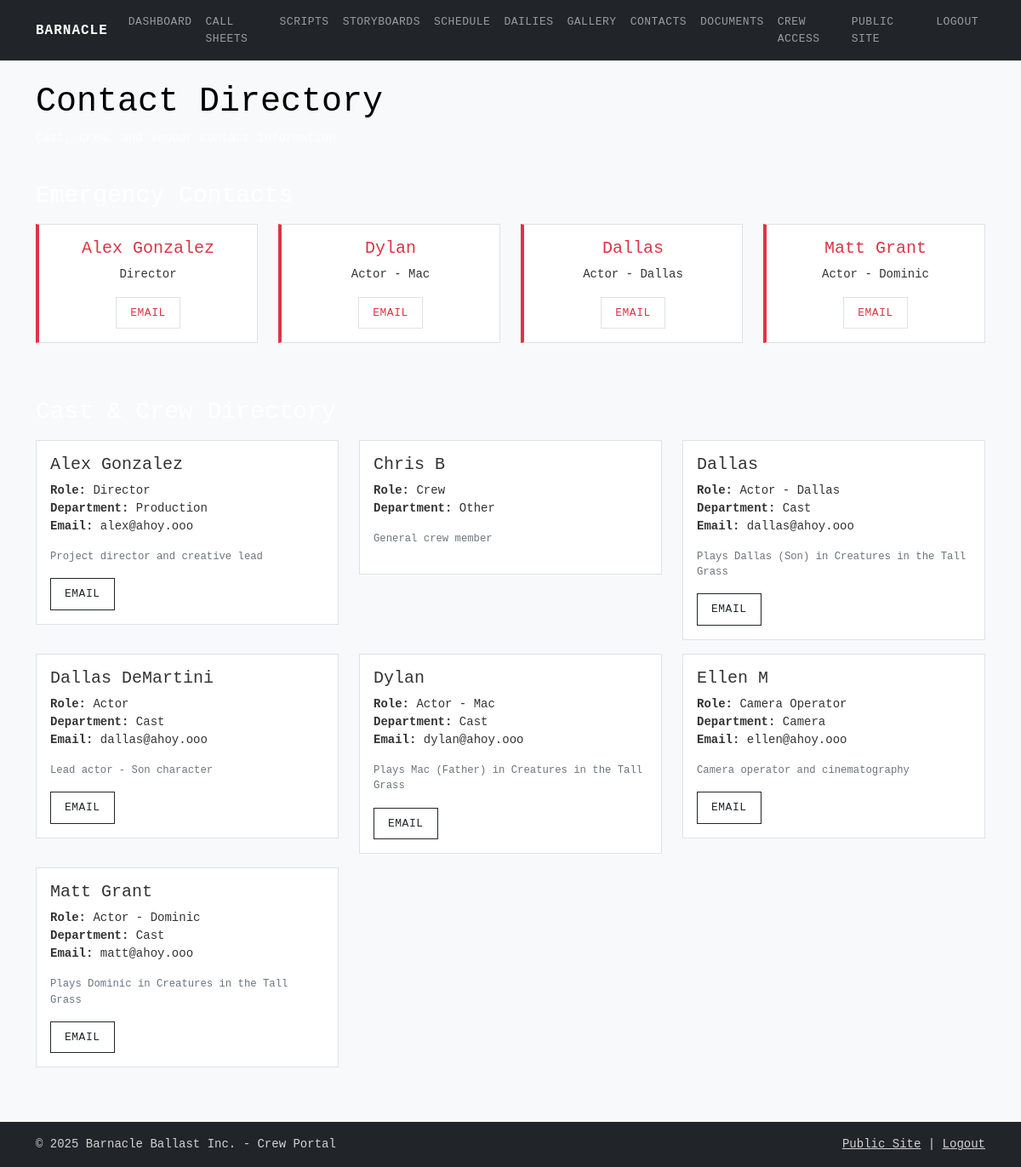
The page /crew/contacts (signed in) on the database its author committed.
### app.py (models this page shows, shortened)
class Contact(db.Model):
    id = db.Column(db.Integer, primary_key=True)
    name = db.Column(db.String(100), nullable=False)
    role = db.Column(db.String(100), nullable=False)
    phone = db.Column(db.String(20))
    email = db.Column(db.String(120))
    emergency_contact = db.Column(db.Boolean, default=False)
    department = db.Column(db.String(50))  # cast, camera, sound, production, etc.
    notes = db.Column(db.Text)
    created_at = db.Column(db.DateTime, default=datetime.utcnow)

### app.py (the view)
@app.route('/crew/contacts')
def crew_contacts():
    if not session.get('crew_logged_in'):
        return redirect(url_for('crew_login'))
    contacts = Contact.query.order_by(Contact.name).all()
    return render_template('crew/contacts.html', contacts=contacts)

### templates/crew/contacts.html (shortened to what this page needs)
{% extends "crew/crew_base.html" %}
{% block content %}
<div class="container mt-4">
    <div class="row mb-4">
        <div class="col">
            <h1 class="text-black">Contact Directory</h1>
            <p class="text-light">Cast, crew, and vendor contact information</p>
        </div>
    </div>
    <div class="row mb-5">
        <div class="col">
            <h3 class="text-white mb-3">Emergency Contacts</h3>
            <div class="row">
                <div class="col-md-6 col-lg-3 mb-3">
                    <div class="card emergency-contact-card">
                        <div class="card-body text-center">
                            <h5 class="card-title text-danger">Alex
                                Gonzalez</h5>
                            <p class="card-text">Director</p>
                            <div class="d-flex gap-2 justify-content-center">
                                <a href="mailto:alex@ahoy.ooo"
                                    class="btn btn-outline-danger btn-sm">Email</a>
                            </div>
                        </div>
                    </div>
                </div>
                <div class="col-md-6 col-lg-3 mb-3">
                    <div class="card emergency-contact-card">
                        <div class="card-body text-center">
                            <h5 class="card-title text-danger">Dylan</h5>
                            <p class="card-text">Actor - Mac</p>
                            <div class="d-flex gap-2 justify-content-center">
                                <a href="mailto:dylan@ahoy.ooo"
                                    class="btn btn-outline-danger btn-sm">Email</a>
                            </div>
                        </div>
                    </div>
                </div>
                <div class="col-md-6 col-lg-3 mb-3">
                    <div class="card emergency-contact-card">
                        <div class="card-body text-center">
                            <h5 class="card-title text-danger">Dallas</h5>
                            <p class="card-text">Actor - Dallas</p>
                            <div class="d-flex gap-2 justify-content-center">
                                <a href="mailto:dallas@ahoy.ooo"
                                    class="btn btn-outline-danger btn-sm">Email</a>
                            </div>
                        </div>
                    </div>
                </div>
                <div class="col-md-6 col-lg-3 mb-3">
                    <div class="card emergency-contact-card">
                        <div class="card-body text-center">
                            <h5 class="card-title text-danger">Matt Grant</h5>
                            <p class="card-text">Actor - Dominic</p>
                            <div class="d-flex gap-2 justify-content-center">
                                <a href="mailto:matt@ahoy.ooo"
                                    class="btn btn-outline-danger btn-sm">Email</a>
                            </div>
                        </div>
                    </div>
                </div>
            </div>
        </div>
    </div>
    <div class="row mb-5">
        <div class="col">
            <h3 class="text-white mb-3">Cast & Crew Directory</h3>
            {% if contacts %}
            <div class="row">
                {% for contact in contacts %}
                <div class="col-md-6 col-lg-4 mb-3">
                    <div class="card">
                        <div class="card-body">
                            <h5 class="card-title">{{ contact.name }}</h5>
                            <p class="card-text">
                                <strong>Role:</strong> {{ contact.role }}<br>
                                {% if contact.department %}
                                <strong>Department:</strong> {{
                                contact.department.title() }}<br>
                                {% endif %}
                                {% if contact.email %}
                                <strong>Email:</strong> {{ contact.email }}
                                {% endif %}
                            </p>
                            {% if contact.notes %}
                            <p class="card-text small text-muted">{{
                                contact.notes }}</p>
                            {% endif %}
                            <div class="d-flex gap-2">
                                {% if contact.email %}
                                <a href="mailto:{{ contact.email }}"
                                    class="btn btn-outline-primary btn-sm">Email</a>
                                {% endif %}
                            </div>
                        </div>
                    </div>
                </div>
                {% endfor %}
            </div>
            {% endif %}
        </div>
    </div>
</div>
{% endblock %}

### templates/crew/crew_base.html (shortened to what this page needs)
<!DOCTYPE html>
<html lang="en">
    <head>
        <link
            href="https://cdn.jsdelivr.net/npm/bootstrap@5.1.3/dist/css/bootstrap.min.css"
            rel="stylesheet">
        <link rel="stylesheet"
            href="https://cdnjs.cloudflare.com/ajax/libs/font-awesome/6.0.0/css/all.min.css">
        <link href="{{ url_for('static', filename='css/main.css') }}"
            rel="stylesheet">
        <link href="{{ url_for('static', filename='css/crew.css') }}"
            rel="stylesheet">
    </head>
    <body class="crew-portal">
        <nav class="navbar navbar-expand-lg navbar-dark crew-nav">
            <div class="container">
                <a class="navbar-brand" href="{{ url_for('crew_dashboard') }}">
                    BARNACLE
                </a>
                <div class="collapse navbar-collapse" id="crewNav">
                    <ul class="navbar-nav me-auto">
                        <li class="nav-item">
                            <a class="nav-link"
                                href="{{ url_for('crew_dashboard') }}">Dashboard</a>
                        </li>
                        <li class="nav-item">
                            <a class="nav-link"
                                href="{{ url_for('crew_callsheets') }}">Call
                                Sheets</a>
                        </li>
                        <li class="nav-item">
                            <a class="nav-link"
                                href="{{ url_for('crew_scripts') }}">Scripts</a>
                        </li>
                        <li class="nav-item">
                            <a class="nav-link"
                                href="{{ url_for('crew_storyboards') }}">Storyboards</a>
                        </li>
                        <li class="nav-item">
                            <a class="nav-link"
                                href="{{ url_for('crew_schedule') }}">Schedule</a>
                        </li>
                        <li class="nav-item">
                            <a class="nav-link"
                                href="{{ url_for('crew_dailies') }}">Dailies</a>
                        </li>
                        <li class="nav-item">
                            <a class="nav-link"
                                href="{{ url_for('crew_gallery') }}">Gallery</a>
                        </li>
                        <li class="nav-item">
                            <a class="nav-link"
                                href="{{ url_for('crew_contacts') }}">Contacts</a>
                        </li>
                        <li class="nav-item">
                            <a class="nav-link"
                                href="{{ url_for('crew_documents') }}">Documents</a>
                        </li>
                        <li class="nav-item">
                            <a class="nav-link"
                                href="{{ url_for('crew_access') }}">Crew
                                Access</a>
                        </li>
                    </ul>
                    <ul class="navbar-nav">
                        <li class="nav-item">
                            <a class="nav-link"
                                href="{{ url_for('index') }}">Public Site</a>
                        </li>
                        <li class="nav-item">
                            <a class="nav-link"
                                href="{{ url_for('crew_logout') }}">Logout</a>
                        </li>
                    </ul>
                </div>
            </div>
        </nav>
        <main class="flex-grow-1">
            {% block content %}{% endblock %}
        </main>
        <footer class="bg-dark text-light py-3 mt-5">
            <div class="container">
                <div class="row">
                    <div class="col-md-6">
                        <p class="mb-0">&copy; 2025 Barnacle Ballast Inc. - Crew
                            Portal</p>
                    </div>
                    <div class="col-md-6 text-md-end">
                        <p class="mb-0">
                            <a href="{{ url_for('index') }}"
                                class="text-light">Public Site</a> |
                            <a href="{{ url_for('crew_logout') }}"
                                class="text-light">Logout</a>
                        </p>
                    </div>
                </div>
            </div>
        </footer>
    </body>
</html>

### static/css/main.css (style rules this page uses)
:root { --bb-primary: #2c5f63; --bb-secondary: #6c757d; --bb-accent: #495057; --bb-dark: #212529; --bb-light: #f8f9fa; --bb-border: #dee2e6; }
body { font-family: 'SF Mono', 'Monaco', 'Inconsolata', 'Roboto Mono', 'Courier New', monospace; line-height: 1.5; font-size: 14px; color: var(--bb-dark); background-color: #ffffff; }
.btn { font-family: inherit; font-size: 13px; font-weight: 500; border-radius: 0; border: 1px solid var(--bb-border); padding: 8px 16px; text-transform: uppercase; letter-spacing: 0.5px; transition: all 0.2s ease; }
.btn-outline-primary { color: var(--bb-dark); border-color: var(--bb-dark); background-color: transparent; }
.navbar-brand { font-weight: 600; letter-spacing: 1px; font-size: 16px; }
.card { border: 1px solid var(--bb-border); border-radius: 0; box-shadow: none; background-color: white; }
.crew-portal { background-color: #f8f9fa; color: var(--bb-dark); }
.crew-nav { background-color: var(--bb-dark); border-bottom: 1px solid var(--bb-border); }
footer { margin-top: auto; }

### static/css/crew.css (style rules this page uses)
.crew-portal { background-color: #f8f9fa; min-height: 100vh; font-family: 'SF Mono', 'Monaco', 'Inconsolata', 'Roboto Mono', 'Courier New', monospace; }
.crew-nav { background-color: var(--bb-dark); border-bottom: 1px solid var(--bb-border); }
.crew-nav .navbar-brand { font-weight: 600; letter-spacing: 1px; font-size: 16px; }
.crew-nav .nav-link { color: white; font-size: 13px; text-transform: uppercase; letter-spacing: 0.5px; transition: color 0.2s ease; }
.crew-portal .card { background-color: rgba(255, 255, 255, 0.95); color: #333; }
.crew-portal .text-muted { color: #6c757d !important; }
.crew-portal .text-white { color: white !important; }
.crew-portal .text-light { color: rgba(255, 255, 255, 0.8) !important; }

### templates/crew/contacts.html (style rules this page uses)
.emergency-contact-card { border-left: 4px solid #dc3545; background: rgba(220, 53, 69, 0.05); }

### rows shown on the page
Contact: name "Alex Gonzalez", role "Director", department "Production", email "alex@ahoy.ooo", notes "Project director and creative lead"
Contact: name "Chris B", role "Crew", department "Other", notes "General crew member"
Contact: name "Dallas", role "Actor - Dallas", department "Cast", email "dallas@ahoy.ooo", notes "Plays Dallas (Son) in Creatures in the Tall Grass"
Contact: name "Dallas DeMartini", role "Actor", department "Cast", email "dallas@ahoy.ooo", notes "Lead actor - Son character"
Contact: name "Dylan", role "Actor - Mac", department "Cast", email "dylan@ahoy.ooo", notes "Plays Mac (Father) in Creatures in the Tall Grass"
Contact: name "Ellen M", role "Camera Operator", department "Camera", email "ellen@ahoy.ooo", notes "Camera operator and cinematography"
Contact: name "Matt Grant", role "Actor - Dominic", department "Cast", email "matt@ahoy.ooo", notes "Plays Dominic in Creatures in the Tall Grass"
